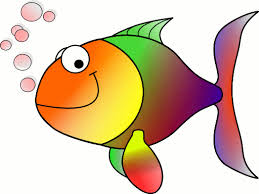
//> input picture happyfish.jpeg, 259 x 194 px, given in place of the camera
$ ./blob_detection   (built with g++ and OpenCV 4)
//> lines starting //> are read from the running program, lines starting //| are printed output that depends on the picture; after the words box and inside, x2 and y2 are one past the last pixel; in counts of white or black regions, pixels touching at a corner belong together
#include "opencv2/opencv.hpp"               //< > search only in library whereas " " search in current folder as well.

using namespace cv;

int threshold_value = 0;
int threshold_type = 3;
int const max_value = 255;
int const max_type = 4;
int const max_BINARY_value = 255;

Mat frame1, frame2, frame3, frame4[3], frame5[3];          //Creating 9 different matrix Frame.
void Threshold_Demo( int, void* );

int main()
{
  VideoCapture cap(0);                      //Since default camera is at video0 in /dev folder.
  if(!cap.isOpened())                       //If video is successfully opened.
    return -1;

  Mat edges;                                //Unneccesary line in this case.
// [6 lines of commented-out code are left out]
  namedWindow( "Video Stream 7", 1 );
  namedWindow( "Video Stream 8", 1 );
  namedWindow( "Video Stream 9", 1 );

  for( ; ; )                                //Infinite loop.
  {

    cap >> frame1;                                             //capturing from camera.
//> frame1 is the input picture: 194 rows x 259 cols, CV_8UC3; mean B, G, R 170.9, 197, 219.9
//    cvtColor( frame1, frame2, CV_BGR2RGB );
    cvtColor( frame1, frame3, CV_BGR2HSV );
//> frame3: 194 rows x 259 cols, CV_8UC3; mean H, S, V 45.8, 77.2, 224.8
//    split( frame1, frame4 );                            //Splitting values into channel.
    split( frame3, frame4 );
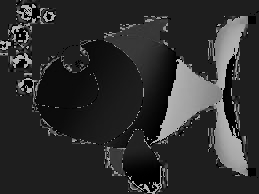
//> frame4[0]: 194 rows x 259 cols, CV_8UC1; min 0, max 179, mean 45.8
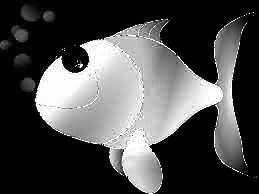
//> frame4[1]: 194 rows x 259 cols, CV_8UC1; min 0, max 255, mean 77.2
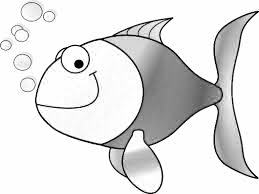
//> frame4[2]: 194 rows x 259 cols, CV_8UC1; min 0, max 255, mean 224.8
//    imshow( "Video Stream 1", frame1 );                     //Putting feed from camera to the frame.
//    imshow( "Video Stream 2", frame2 );
      Threshold_Demo( 0, 0 );
// [4 lines of commented-out code are left out]
    imshow( "Video Stream 7", frame5[0] );
    imshow( "Video Stream 8", frame5[1] );
    imshow( "Video Stream 9", frame5[2] );        //Showing frame in a window.


    if( waitKey(30) >= 0 )                  //If no key is pressed in t millisecond(t being parameter)
      break;                                //-1 is returned else ASCII value is returned.
  }

//The camera will be deinitialized automatically in VideoCature destructor.
  return 0;
}

void Threshold_Demo( int, void* )
{
  /* 0: Binary
     1: Binary Inverted
     2: Threshold Truncated
     3: Threshold to Zero
     4: Threshold to Zero Inverted
   */

  threshold( frame4[0], frame5[0], 120, max_BINARY_value, 0);
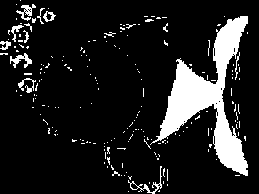
//> frame5[0]: 194 rows x 259 cols, CV_8UC1; 12.9% white; 199 white regions (185 under 20 px), largest, box (x1, y1, x2, y2) and area: (150, 16, 248, 176) 4875, (128, 166, 162, 194) 147, (10, 53, 32, 68) 142
  threshold( frame4[1], frame5[1], 76, max_BINARY_value, 0 );
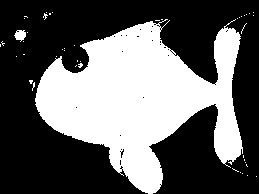
//> frame5[1]: 194 rows x 259 cols, CV_8UC1; 38.6% white; 45 white regions (43 under 20 px), largest, box (x1, y1, x2, y2) and area: (35, 19, 243, 194) 19161, (14, 30, 26, 42) 96
  threshold( frame4[2], frame5[2], 80, max_BINARY_value, 1 );
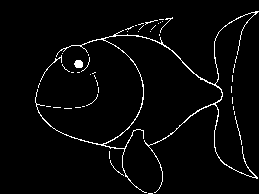
//> frame5[2]: 194 rows x 259 cols, CV_8UC1; 3.1% white in thin lines or dots, all inside (x1, y1, x2, y2) = (35, 11, 259, 194)
//> the Esc key is pressed
//  imshow( window_name, dst );
}
